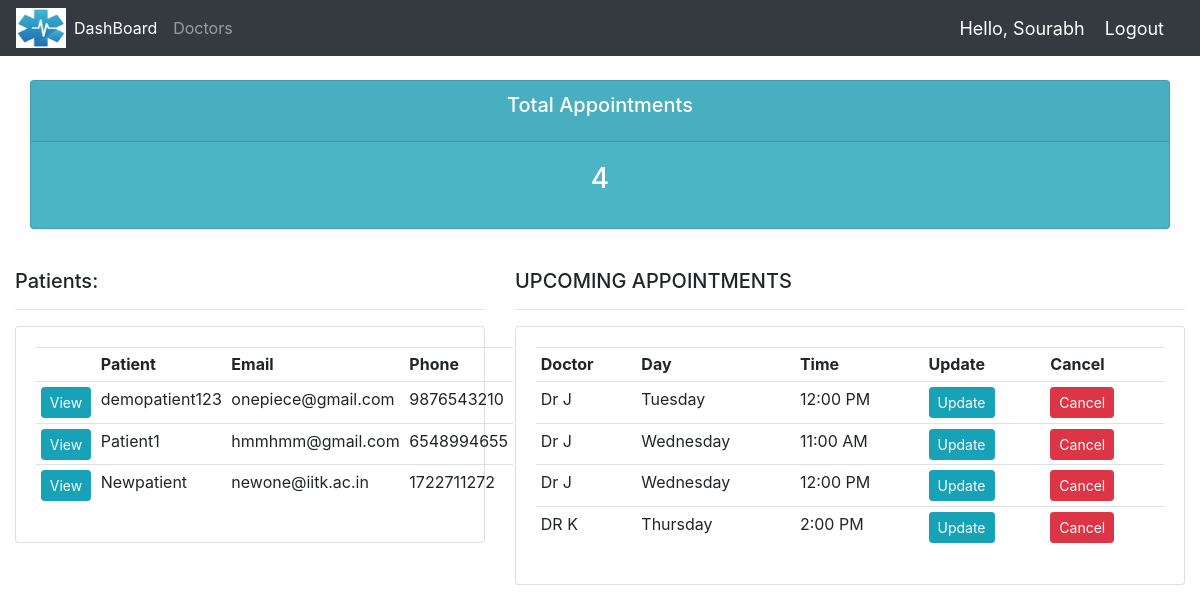
The app's page / (signed in) with its own data.
### accounts/models.py (models this page shows, shortened)
class Patient(models.Model):
    user = models.OneToOneField(User, null=True, blank=True, on_delete=models.CASCADE)
    name= models.CharField(max_length=200,null=True)
    phone=models.CharField(max_length=200,null=True)
    email=models.CharField(max_length=200,null=True)
    profile_pic = models.ImageField(default="profile1.png", null=True, blank=True)

class Appointment(models.Model):
    DAYS=(
        ('Monday','Monday'),
        ('Tuesday','Tuesday'),
        ('Wednesday','Wednesday'),
        ('Thursday','Thursday'),
        ('Friday','Friday'),
    )
    TIME_SLOT=(
        ('09:00 AM','09:00 : 09:30'),
        ('10:00 AM','10:00 : 10:30'),
        ('11:00 AM','11:00 : 11:30'),
        ('12:00 PM','12:00 : 12:30'),
        ('1:00 PM','13:00 : 13:30'),
        ('2:00 PM','14:00 : 14:30'),
        ('3:00 PM','15:00 : 15:30'),
        ('4:00 PM','16:00 : 16:30'),
        ('15:00 PM','17:00 : 17:30'),
    )
    patient=models.ForeignKey(Patient,null=True,on_delete=models.SET_NULL)
    Doctor=models.ForeignKey(Doctor,null=True,on_delete=models.SET_NULL)
    day=models.CharField(max_length=200,null=True,choices=DAYS)
    time_slot=models.CharField(max_length=200,choices=TIME_SLOT)

class Doctor(models.Model):
    name=models.CharField(max_length=200,null=True)
    speciality=models.CharField(max_length=200,null=True)
    email=models.CharField(max_length=200,null=True)
    def __str__(self):
        return self.name

### accounts/decorators.py (the view)
	def wrapper_function(request, *args, **kwargs):
		group = None
		if request.user.groups.exists():
			group = request.user.groups.all()[0].name
		if group == 'patient':
			return redirect('user-page')
		if group == 'admin':
			return view_func(request, *args, **kwargs)

### accounts/views.py (called while the page is built)
@login_required(login_url='login')
@admin_only
def home(request):
	patients=Patient.objects.all()
	appointments=Appointment.objects.all()
	total_appointments = appointments.count()
	context = {'total_appointments':total_appointments , 'patients':patients,'appointments':appointments}
	return render(request, 'accounts/dashboard.html', context)

### accounts/templates/accounts/dashboard.html
{%  extends 'accounts/main.html' %}
{% block content %}
{%  include 'accounts/status.html' %}
<br>
<div class="row">
	<div class="col-md-5">
		<h5>Patients:</h5>
		<hr>
		<div class="card card-body">
			<table class="table table-sm">
				<tr>
					<th></th>
					<th>Patient</th>
					<th>Email</th>
					<th>Phone</th>
				</tr>
				{% for patient in patients %}
					<tr>
						<td><a class="btn btn-primary  btn-sm btn-info" href="{% url 'patient' patient.id %}">View</a> </td>
						<td>{{patient.name}}</td>
						<td>{{patient.email}}</td>
						<td>{{patient.phone}}</td>
					</tr>
				{% endfor %}
			</table>
		</div>
	</div>
	<div class="col-md-7">
		<h5>UPCOMING APPOINTMENTS</h5>
		<hr>
		<div class="card card-body">
			<table class="table table-sm">
				<tr>
					<th>Doctor</th>
					<th>Day</th>
					<th>Time</th>
					<th>Update</th>
					<th>Cancel</th>
				</tr>
				{% for order in appointments %}
					<tr>
						<td>{{order.Doctor}}</td>
						<td>{{order.day}}</td>
						<td>{{order.time_slot}}</td>
						<td><a class="btn btn-primary  btn-sm btn-info" href="{% url 'update_order' order.id %}">Update</a></td>
						<td><a class="btn btn-primary  btn-sm btn-danger" href="{% url 'delete_order' order.id %}">Cancel</a></td>
					</tr>
				{% endfor %}
			</table>
		</div>
	</div>
</div>
{% endblock %}

### accounts/templates/accounts/main.html (shortened to what this page needs)
{% load static %}
<!DOCTYPE html>
<html>
    <head>
        <link rel="stylesheet" href="https://cdn.jsdelivr.net/npm/bootstrap@4.3.1/dist/css/bootstrap.min.css">
        <link rel="stylesheet" type="text/css" href="{% static '/css/main.css'%}">
    </head>
    <body>
        {%include 'accounts/navbar.html'%}
        <div class="container-fluid">
        {% block content %}
        {% endblock %}
        </div>
        <br>
    </body>
</html>

### accounts/templates/accounts/navbar.html (shortened to what this page needs)
{%load static%}
<nav class="navbar navbar-expand-lg navbar-dark bg-dark">
    <a href="{% url 'home'%}"><img src="{% static '/images/logo1.jpeg'%}" width="50" height="40"/></a>
    <div class="collapse navbar-collapse" id="navbarNav">
      <ul class="navbar-nav">
        {% if request.user.is_staff %}
        <li class="nav-item active">
          <a class="nav-link" href="{% url 'home'%}">DashBoard<span class="sr-only">(current)</span></a>
        </li>
        <li class="nav-item">
          <a class="nav-link" href="{% url 'doctors'%}">Doctors</a>
        </li>
        {% endif %}
      </ul>
    </div>
    <span class="hello-msg">Hello, {{request.user}}</span>
  <span ><a  class="hello-msg" href="{% url 'logout' %}">Logout</a></span>
  </nav>

### accounts/templates/accounts/status.html
<br>
<div class="row">
	<div class="col">
		<div class="col-md">
			<div class="card text-center text-white  mb-3" id="total-orders">
			  	<div class="card-header">
			  		<h5 class="card-title">Total Appointments</h5>
			  	</div>
			  	<div class="card-body">
			    	<h3 class="card-title">{{total_appointments}}</h3>
			  	</div>
			</div>
		</div>
	</div>
</div>

### static/css/main.css (style rules this page uses)
#total-orders { background-color: #4cb4c7; }

### accounts/templates/accounts/navbar.html (style rules this page uses)
.hello-msg { font-size: 18px; color: #fff; margin-right: 20px; }

### records on screen
Patient: name "demopatient123", email "onepiece@gmail.com", phone "9876543210"
Patient: name "Patient1", email "hmmhmm@gmail.com", phone "6548994655"
Patient: name "Newpatient", email "newone@iitk.ac.in", phone "1722711272"
Appointment: Doctor "Dr J", day "Tuesday", time_slot "12:00 PM"
Appointment: Doctor "Dr J", day "Wednesday", time_slot "11:00 AM"
Appointment: Doctor "Dr J", day "Wednesday", time_slot "12:00 PM"
Appointment: Doctor "DR K", day "Thursday", time_slot "2:00 PM"

### other values on screen
{{ request.user }} "Sourabh"
{{ total_appointments }} "4"
